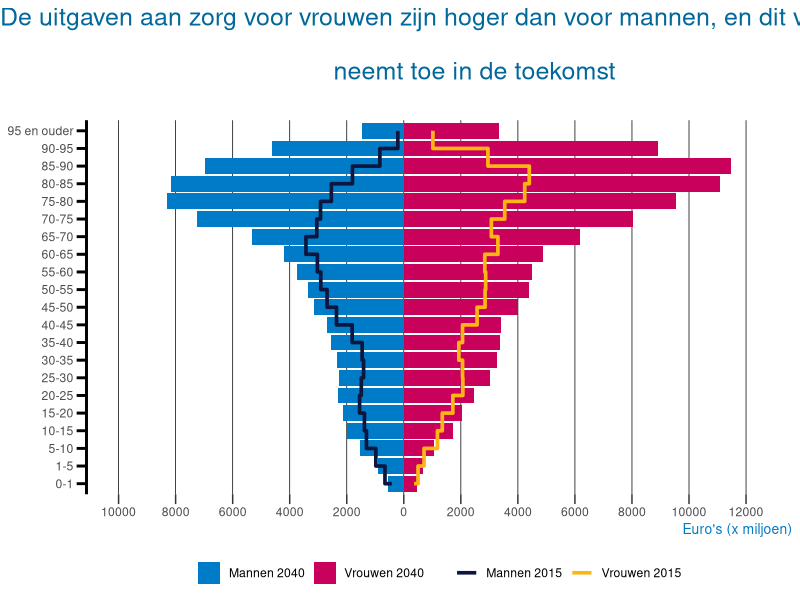
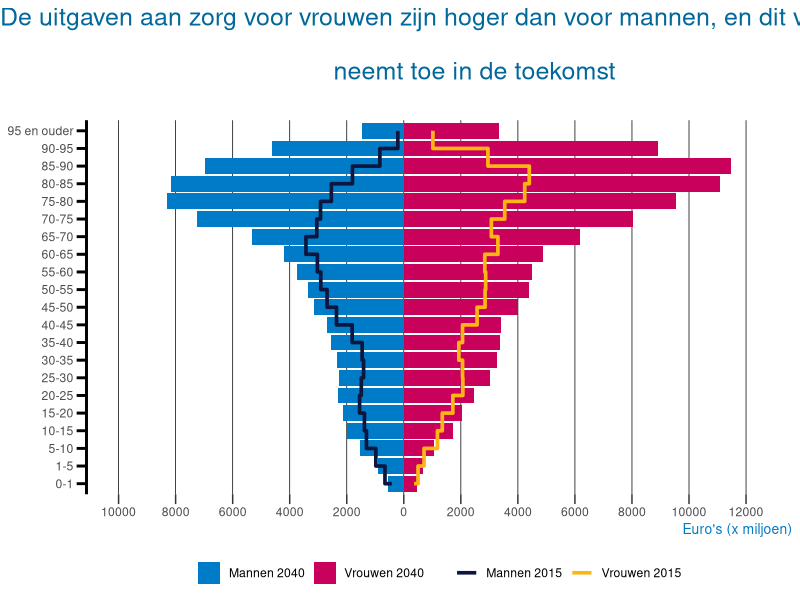

The R source for these figures, in order:
# Load package
library(tidyverse)


# Read data
df = read_csv('zorguitgaven.csv')
rbind(head(df, 3), tail(df, 3))


# Transform and show data
df = gather(read_csv('zorguitgaven.csv'), Type, Value, 2:5)
df$Type <- as.factor(df$Type)
df$Category <- factor(df$Category, levels = c("0-1", "1-5", "5-10", "10-15", "15-20",
                                              "20-25", "25-30", "30-35", "35-40", "40-45",
                                              "45-50", "50-55", "55-60", "60-65", "65-70",
                                              "70-75", "75-80", "80-85", "85-90", "90-95",
                                              "95 en ouder"))
rbind(head(df, 3), tail(df, 3))


# Visualize data
ggplot(df, aes(Category, Value)) + 
  geom_bar(data= df %>% filter(Type %in% c('Mannen 2040', 'Vrouwen 2040')),
           aes(fill = Type),
           linetype = 0,
           stat = "identity") +
  scale_fill_manual(values = c("#007BC7", "#CA005D")) +
  geom_step(data = df %>% filter(Type %in% c('Mannen 2015', 'Vrouwen 2015')),
            aes(group = Type, color = Type),
            size = 1.25,
            direction = "vh",
            linetype = 1) +
  scale_color_manual(values = c("#0C163F", "#FFB612")) +
  scale_y_continuous(name = "Euro's (x miljoen)",
                     lim = c(-10000, 12500),
                     breaks = seq(-10000, 12500, 2000),
                     labels = abs(seq(-10000, 12500, 2000))) +
  theme(panel.background = element_blank(),
        panel.grid.major.x = element_line(colour = "black", size = 0.25),
        panel.grid.major.y = element_blank(),
        panel.grid.minor = element_blank(),
        axis.title.x = element_text(colour = "#007BC7", size = 10, hjust = 1),
        axis.title.y = element_blank(),
        plot.title = element_text(color = "#01689B", size= 18, hjust = 0.5),
        legend.position = "bottom",
        legend.title = element_blank(),
        legend.key = element_blank(),
        axis.ticks.length=unit(.25, "cm"),
        axis.line.y = element_line(size = 1, linetype = "solid"),
        axis.ticks.y = element_line(colour = "black", size = 1)) +
  ggtitle("De uitgaven aan zorg voor vrouwen zijn hoger dan voor mannen, en dit verschil\n
          neemt toe in de toekomst\n") +
  coord_flip()


# Save plot
ggsave("zorguitgaven.png", width=10, height=6)
